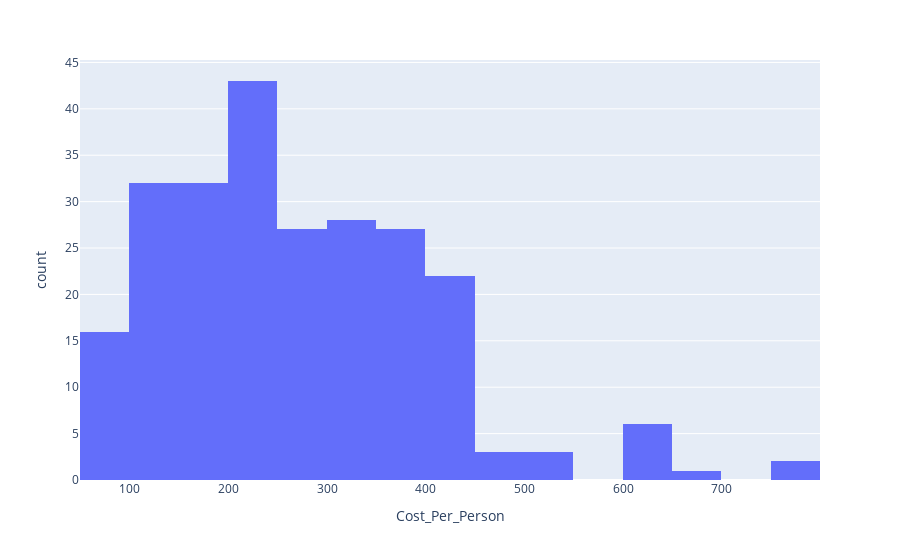

Notebook cell for this chart:
### Code cell
#choose city and Type
City="Banashankari"
Type="Delivery"

inter=idf[(idf["City"]==City)&(idf["Type"]==Type)]['Cost_Per_Person']
fig = px.histogram(inter, x='Cost_Per_Person')
py.iplot(fig)

### Figure 1 — Plotly figure (JSON) as saved in the notebook; plotly's stock layout.template omitted (floating-point values rounded to 4 significant figures; data arrays with more than 128 entries replaced by an {"elided": "..."} marker saying what was removed)
{"data": [{"alignmentgroup": "True", "bingroup": "x", "hovertemplate": "Cost_Per_Person=%{x}<br>count=%{y}<extra></extra>", "legendgroup": "", "marker": {"color": "#636efa", "pattern": {"shape": ""}}, "name": "", "offsetgroup": "", "orientation": "v", "showlegend": false, "type": "histogram", "x": {"elided": "242 float values"}, "xaxis": "x", "yaxis": "y"}], "layout": {"barmode": "relative", "legend": {"tracegroupgap": 0}, "margin": {"t": 60}, "xaxis": {"anchor": "y", "domain": [0.0, 1.0], "title": {"text": "Cost_Per_Person"}}, "yaxis": {"anchor": "x", "domain": [0.0, 1.0], "title": {"text": "count"}}}}
